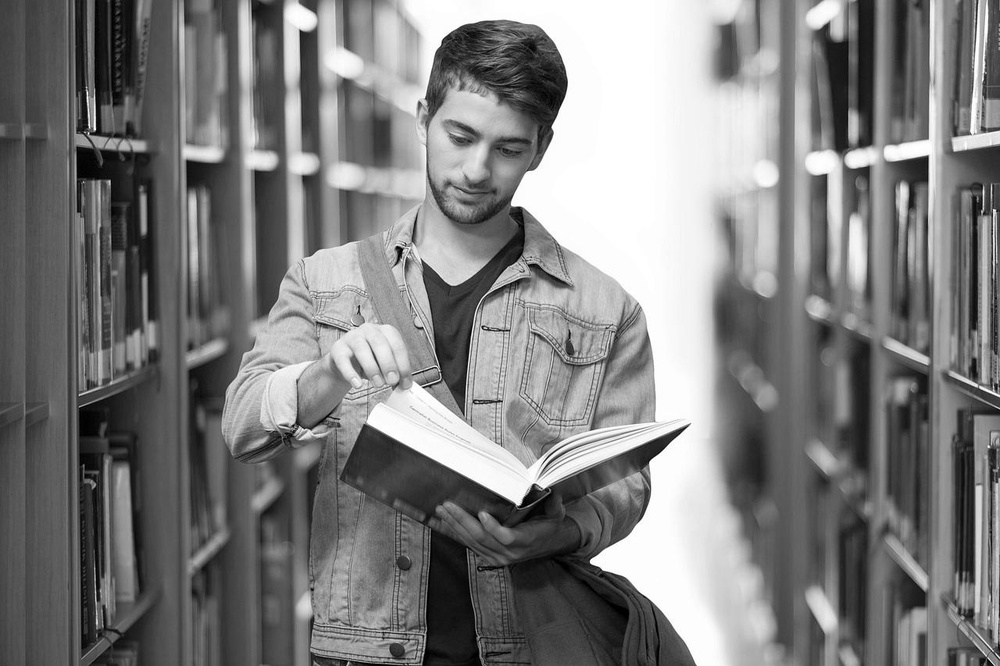
#> input picture student_gray.jpg, 1000 x 666 px, shrunk from 1280 x 853 before the run, found by its file name
$ jupyter execute PCA_Q2.ipynb
#> lines starting #> are read from the running program, lines starting #| are printed output that depends on the picture
##Libraries

[cell 1]
from PIL import Image
import numpy as np
import matplotlib.pyplot as plt
from sklearn.decomposition import PCA

##Load Image

[cell 2]
# Load the grayscale image
image_path = '/content/student_gray.jpg'
image = Image.open(image_path).convert('L')

image_np = np.array(image)
plt.imshow(image_np, cmap='gray')
plt.title("Original Image")
plt.axis('off')
plt.show()

# Shape of the image
image_np.shape
#> Out = (666, 1000)

[cell 3]
# Reshape the image into a 2D matrix
reshaped = image_np.reshape(-1, image_np.shape[1])

##PCA function

[cell 4]
def pca_and_reconstruct(n_components, original):
    pca = PCA(n_components=n_components)
    transformed = pca.fit_transform(original)
    reconstructed = pca.inverse_transform(transformed)
    return reconstructed

components = [5, 20, 50, 100]

##Reconstruction & Visualisation

[cell 5]
fig, axs = plt.subplots(1, len(components)+1, figsize=(15, 5))

# Original image
axs[0].imshow(image_np, cmap='gray')
axs[0].set_title("Original")
axs[0].axis('off')

# Reconstructed images
for i, n in enumerate(components):
    reconstructed = pca_and_reconstruct(n, reshaped)
    axs[i+1].imshow(reconstructed.reshape(image_np.shape), cmap='gray')
    axs[i+1].set_title(f"{n} components")
    axs[i+1].axis('off')
#> this loop made 4 passes
#> pass 1, in pca_and_reconstruct, `reconstructed = pca.inverse_transform(transformed)`:
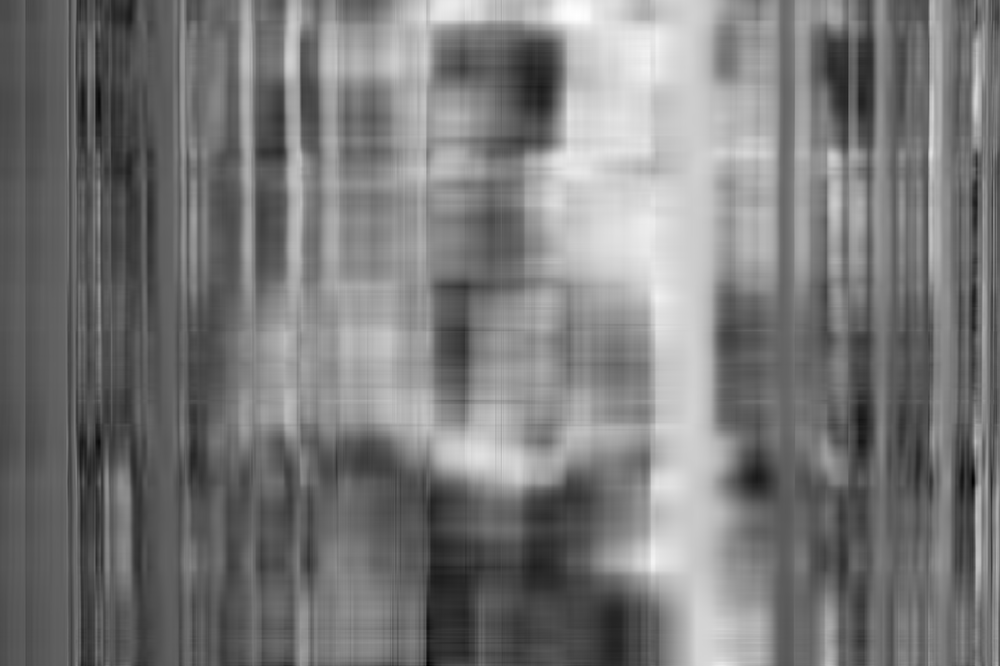
#> reconstructed: shape (666, 1000) float64; min -39.2, max 309.7, mean 126.6; drawn with min black and max white
#> pass 2, in pca_and_reconstruct (call 2), `reconstructed = pca.inverse_transform(transformed)`:
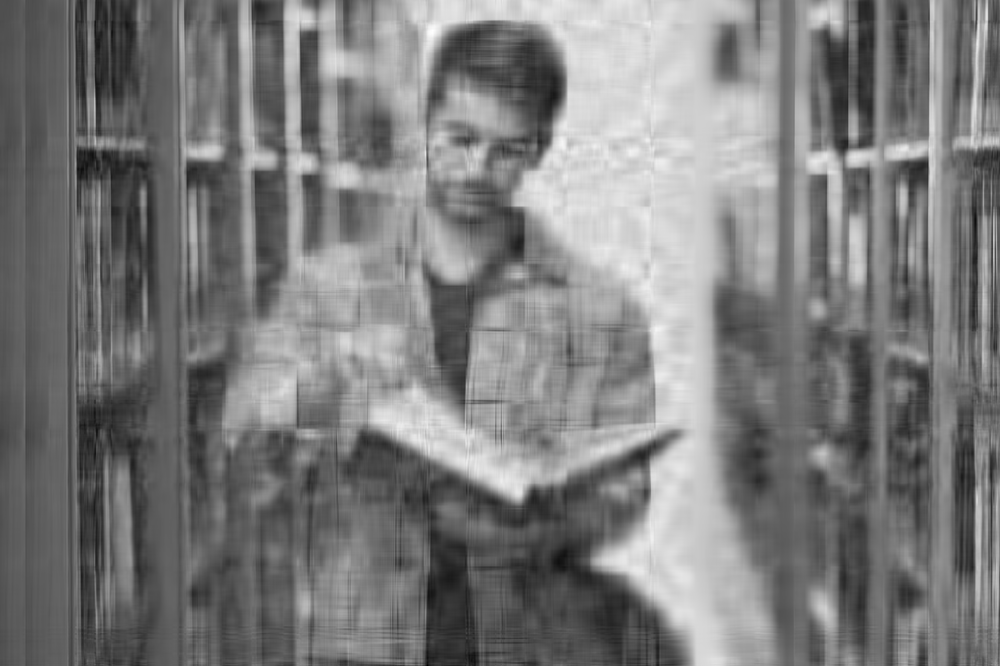
#> reconstructed: shape (666, 1000) float64; min -45.15, max 307.6, mean 126.6; drawn with min black and max white
#> pass 3, in pca_and_reconstruct (call 3), `transformed = pca.fit_transform(original)`:
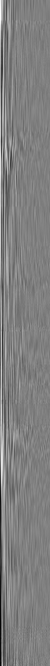
#> transformed: shape (666, 50) float64; min -1628.8, max 1615.2, mean 0; drawn with min black and max white
#> pass 3, in pca_and_reconstruct (call 3), `reconstructed = pca.inverse_transform(transformed)`:
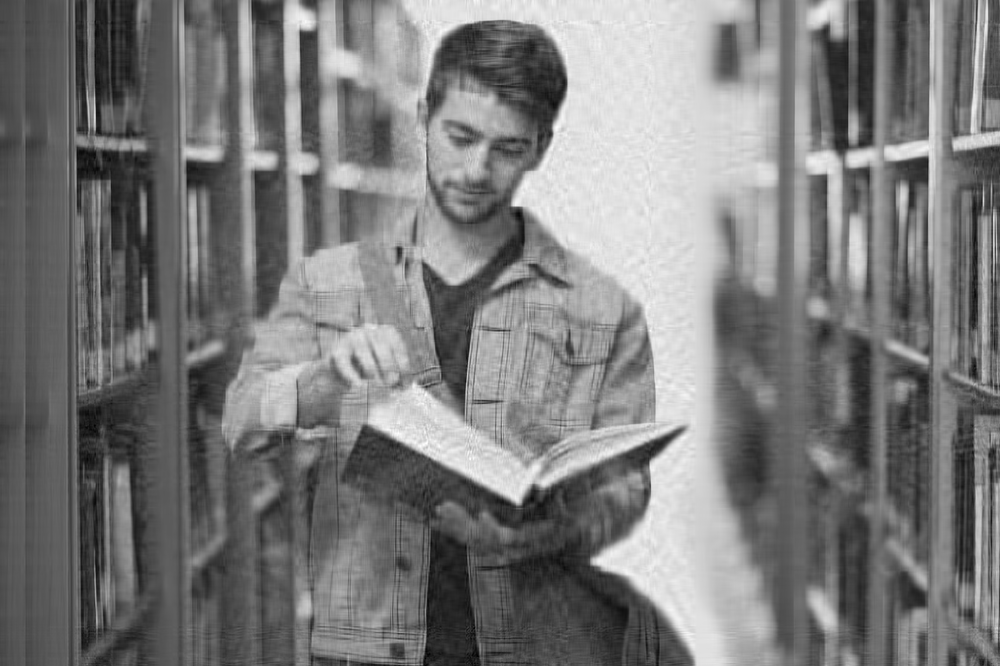
#> reconstructed: shape (666, 1000) float64; min -25.72, max 290, mean 126.6; drawn with min black and max white

plt.tight_layout()
plt.show()
